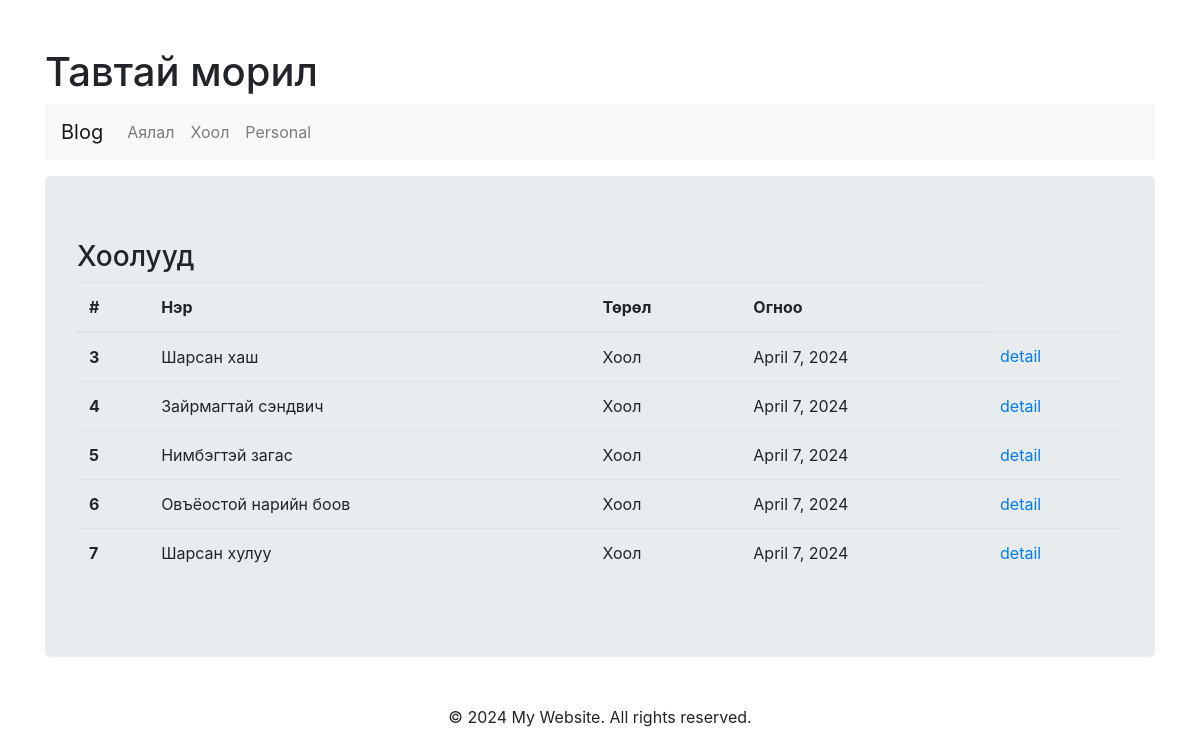
Page /blog/2 on the committed database.
### app_blog/models.py (models this page shows, shortened)
class Torol(models.Model):
    tname = models.CharField(max_length=255)
    class Meta:
        db_table = 'tbl_torol'

class Blog(models.Model):
    bname = models.CharField(max_length=255)
    bcontent = models.CharField(max_length=2500, null=True)
    bdate = models.DateField(auto_now_add=True)
    btorol = models.ForeignKey(Torol, on_delete=models.CASCADE)
    class Meta:
        db_table = 'tbl_blog'

### app_blog/views.py (the view)
# urls.py: path('<int:id>', read_blog, name='readBlog'),
def read_blog(request, id):
    if request.method == 'GET':
        blog = Blog.objects.filter(btorol=id)
        torol = Torol.objects.get(id=id)
        return render(request, 'blog/read.html', {"blog": blog, 'torol': torol})

### templates/blog/read.html (shortened to what this page needs)
{%extends '../base.html'%}
{%block content%}
{%if blog%}
<h3>{{torol.tname}}ууд</h3>
<table class="table">
    <thead>
        <tr>
            <th scope="col">#</th>
            <th scope="col">Нэр</th>
            <th scope="col">Төрөл</th>
            <th scope="col">Огноо</th>
        </tr>
    </thead>
    <tbody>
        {%for i in blog%}
        <tr>
            <th scope="row">{{i.id}}</th>
            <td>{{i.bname}}</td>
            <td>{{i.btorol.tname}}</td>
            <td>{{i.bdate}}</td>
            <td><a href="{%url 'blog:detailBlog' i.id%}">detail</i></a></td>
        </tr>
        {%endfor%}
    </tbody>
</table>
{%else%}
<p>blog алга</p>
{%endif%}
{%endblock%}

### templates/base.html (shortened to what this page needs)
<!DOCTYPE html>
<html lang="en">
<head>
  <link href="https://stackpath.bootstrapcdn.com/bootstrap/4.5.2/css/bootstrap.min.css" rel="stylesheet">
  <link rel="stylesheet" href="https://cdnjs.cloudflare.com/ajax/libs/font-awesome/4.7.0/css/font-awesome.min.css" />
</head>
<body>
  <div class="container">
    <header class="mt-5">
      <h1>Тавтай морил</h1>
    </header>
    <nav class="navbar navbar-expand-lg navbar-light bg-light">
      <a class="navbar-brand" href="{%url 'home'%}">Blog</a>
      <div class="collapse navbar-collapse" id="navbarNav">
        <ul class="navbar-nav">
          <li class="nav-item">
            <a class="nav-link" href="{%url 'blog:readBlog' 1%}">Аялал</a>
          </li>
          <li class="nav-item">
            <a class="nav-link" href="{%url 'blog:readBlog' 2%}">Хоол</a>
          </li>
          <li class="nav-item">
            <a class="nav-link" href="{%url 'blog:readBlog' 4%}">Personal</a>
          </li>
        </ul>
      </div>
    </nav>
    <div class="jumbotron mt-3">
      {%block content%}
      {%endblock%}
    </div>
    <footer class="mt-5 text-center">
      <p>&copy; 2024 My Website. All rights reserved.</p>
    </footer>
  </div>
</body>
</html>

### rows in the picture
Torol: tname "Хоол"
Blog: id "3", bname "Шарсан хаш", btorol.tname "Хоол", bdate "April 7, 2024"
Blog: id "4", bname "Зайрмагтай сэндвич", btorol.tname "Хоол", bdate "April 7, 2024"
Blog: id "5", bname "Нимбэгтэй загас", btorol.tname "Хоол", bdate "April 7, 2024"
Blog: id "6", bname "Овъёостой нарийн боов", btorol.tname "Хоол", bdate "April 7, 2024"
Blog: id "7", bname "Шарсан хулуу", btorol.tname "Хоол", bdate "April 7, 2024"
